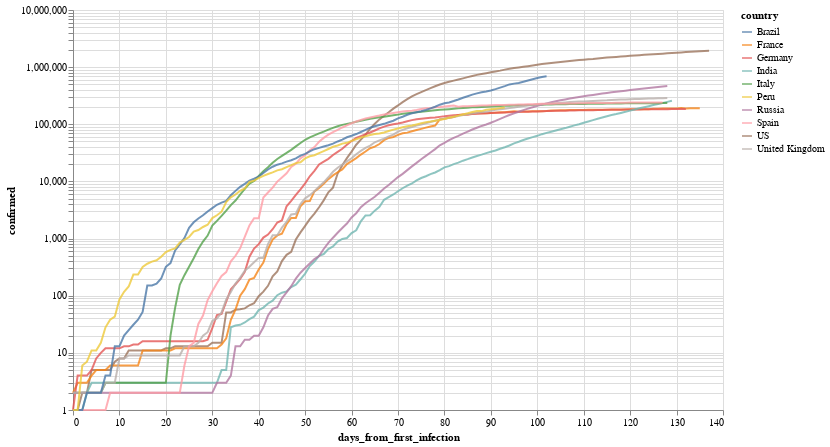

Notebook code cell kept with this figure:
### Markdown cell above
Por ejemplo, evolución (interactiva!) de los paises con mas infectados

### Code cell
total_confirmed_by_country = global_df.groupby('country').confirmed.max().sort_values(ascending=False)
selected_countries = total_confirmed_by_country[total_confirmed_by_country > 1000].index

plot_df = global_df[
    (global_df.confirmed > 0) & 
    (global_df.country.isin(selected_countries[:10]))
].sort_values('date')

selection = alt.selection_multi(
    fields=['country'], 
    bind='legend', 
    init=[{'country': c} for c in selected_countries[:10]]
)


(
    alt.Chart(plot_df)
       .mark_line()
       .encode(
           x='days_from_first_infection', 
           y=alt.Y('confirmed', scale=alt.Scale(type='log')), 
           color='country',
           opacity=alt.condition(selection, alt.value(.8), alt.value(.05))
       ).add_selection(selection)
        .properties(width=650, height=400)
       
)

### Figure 1 — Vega-Lite specification as saved in the notebook (floating-point values rounded to 4 significant figures; data arrays with more than 128 entries replaced by an {"elided": "..."} marker saying what was removed)
{"config": {"view": {"continuousWidth": 400, "continuousHeight": 300}}, "data": {"name": "data-16a31bb760d1cc546beba429c517bbff"}, "mark": "line", "encoding": {"color": {"type": "nominal", "field": "country"}, "opacity": {"condition": {"value": 0.8, "selection": "selector001"}, "value": 0.05}, "x": {"type": "quantitative", "field": "days_from_first_infection"}, "y": {"type": "quantitative", "field": "confirmed", "scale": {"type": "log"}}}, "height": 400, "selection": {"selector001": {"type": "multi", "fields": ["country"], "bind": "legend", "init": [{"country": "US"}, {"country": "Brazil"}, {"country": "Russia"}, {"country": "United Kingdom"}, {"country": "India"}, {"country": "Spain"}, {"country": "Italy"}, {"country": "Peru"}, {"country": "France"}, {"country": "Germany"}]}}, "width": 650, "$schema": "https://vega.github.io/schema/vega-lite/v4.8.1.json", "datasets": {"data-16a31bb760d1cc546beba429c517bbff": {"elided": "1249 records"}}}
